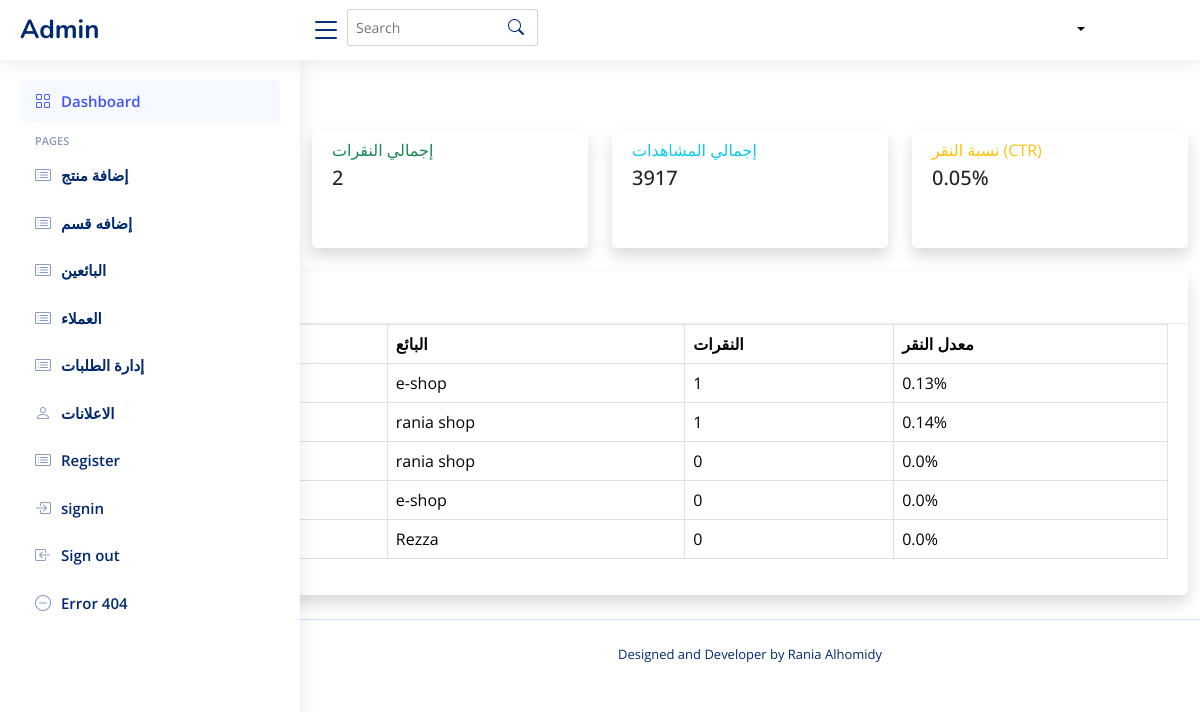
Before: /ads/stats with the older database file.
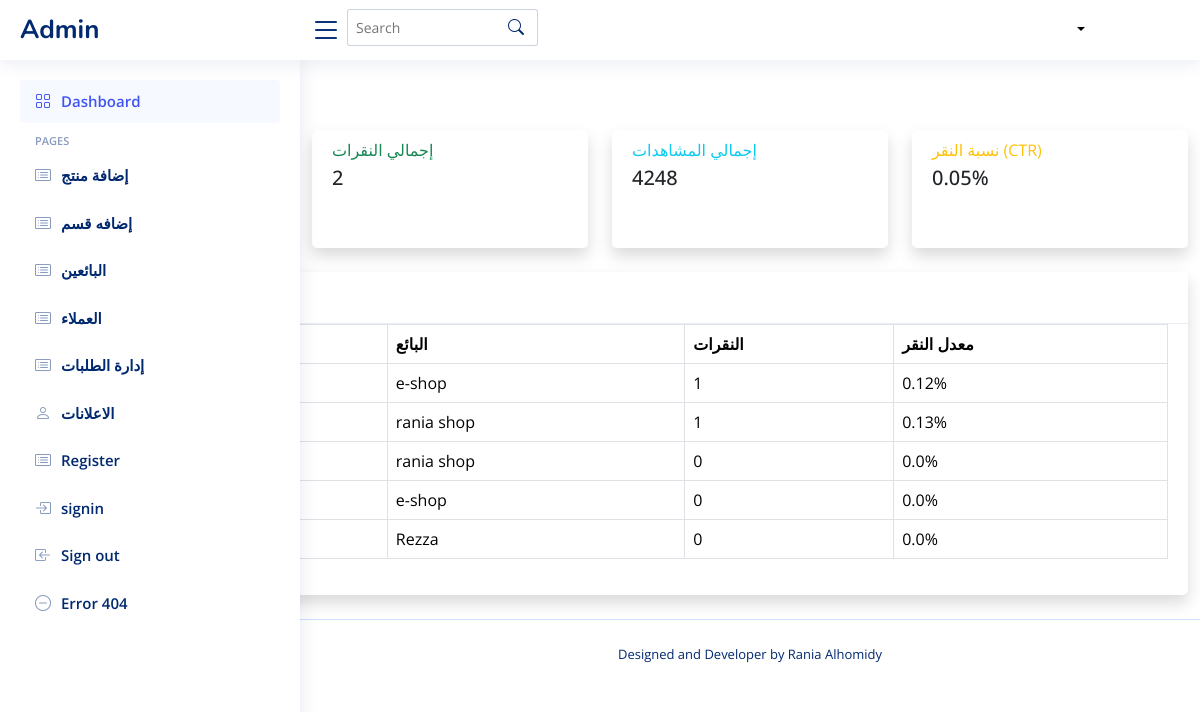
After: the same page with the newer database file.
### tables this page shows
CREATE TABLE ads (
        id INTEGER PRIMARY KEY AUTOINCREMENT,
        seller_id INTEGER NOT NULL,
        title TEXT NOT NULL,
        description TEXT,
        content_type TEXT NOT NULL,  -- 'image', 'video', 'text'
        content_path TEXT,           -- مسار الملف أو النص
        link_url TEXT NOT NULL,
        start_date TEXT NOT NULL,    -- 'YYYY-MM-DD'
        end_date TEXT NOT NULL,
        is_active INTEGER DEFAULT 1, -- 1/0
        order_index INTEGER DEFAULT 0,
        click_count INTEGER DEFAULT 0, -- إضافة عداد النقرات
        impression_count INTEGER DEFAULT 0, -- عداد المشاهدات
        priority INTEGER DEFAULT 1,   -- أولوية العرض (1-10)
        target_audience TEXT,        -- جمهور مستهدف (اختياري)
        created_at TIMESTAMP DEFAULT CURRENT_TIMESTAMP,
        FOREIGN KEY (seller_id) REFERENCES sellers(id) ON DELETE CASCADE
    );

CREATE TABLE sellers (
        id INTEGER PRIMARY KEY AUTOINCREMENT,
        name TEXT NOT NULL,
        store_name TEXT NOT NULL,
        store_image TEXT,
        address TEXT NOT NULL,  -- تمت إضافته هنا
        commercial_record TEXT,
        id_image TEXT,
        documents TEXT,
        SAddress_id INTEGER NOT NULL,
        num_id INTEGER NOT NULL,
        created_at TIMESTAMP DEFAULT CURRENT_TIMESTAMP,
        FOREIGN KEY (SAddress_id) REFERENCES seller_address(id),
        FOREIGN KEY (num_id) REFERENCES numbers(id)
    );

### ads_routes.py (the view)
@ads_bp.route('/stats')
def ads_stats():
    conn = get_db_connection()
    stats = conn.execute('''
        SELECT
            COUNT(*) as total_ads,
            SUM(click_count) as total_clicks,
            SUM(impression_count) as total_impressions
        FROM ads
    ''').fetchone()
    top_ads = conn.execute('''
        SELECT
            ads.id, ads.title, ads.click_count, ads.impression_count, sellers.store_name
        FROM ads
        JOIN sellers ON ads.seller_id = sellers.id
        ORDER BY ads.click_count DESC
        LIMIT 5
    ''').fetchall()
    conn.close()
    return render_template('admin/admin_ads_stats.html',
                           stats=stats,
                           top_ads=top_ads)

### ads_routes.py (called while the page is built)
def get_db_connection():
    conn = sqlite3.connect('database/Eshop.db')
    conn.row_factory = sqlite3.Row
    return conn

### app.py (called while the page is built)
def get_db_connection():
    conn = sqlite3.connect('database/Eshop.db') # أو sqlite3.connect(app.config['DATABASE'])
    conn.row_factory = sqlite3.Row
    return conn

@app.context_processor
def inject_categories():
    conn = get_db_connection()
    cursor = conn.cursor()
    try:
        cursor.execute("""
            SELECT id, name, parent_id, image
            FROM category
            WHERE parent_id IS NULL
            ORDER BY name
        """)
        main_categories = cursor.fetchall()
        cursor.execute("SELECT id, name, parent_id, image FROM category ORDER BY name")
        all_categories = cursor.fetchall()
        return {
            'main_categories': main_categories,
            'all_categories': all_categories
        }
    finally:
        conn.close()

@app.context_processor
def inject_sellers():
    conn = get_db_connection()
    sellers = conn.execute('SELECT id, store_name FROM sellers').fetchall()
    conn.close()
    return dict(sellers=sellers)

### templates/admin/admin_ads_stats.html (shortened to what the changed rows need)
{% include 'admin/header.html' %}
<div class="container-fluid">
    <div class="row mb-4">
        <div class="col-12">
            <h1 class="h3 mb-0">إحصائيات الإعلانات</h1>
        </div>
    </div>
    <div class="row">
        <div class="col-xl-3 col-md-6 mb-4">
            <div class="card border-left-info shadow h-100 py-2">
                <div class="card-body">
                    <div class="row no-gutters align-items-center">
                        <div class="col mr-2">
                            <div class="text-xs font-weight-bold text-info text-uppercase mb-1">
                                إجمالي المشاهدات</div>
                            <div class="h5 mb-0 font-weight-bold text-gray-800">{{ stats.total_impressions }}</div>
                        </div>
                    </div>
                </div>
            </div>
        </div>
    </div>
    <div class="row">
        <div class="col-12">
            <div class="card shadow mb-4">
                <div class="card-body">
                    <div class="table-responsive">
                        <table class="table table-bordered" width="100%" cellspacing="0">
                            <thead>
                                <tr>
                                    <th>#</th>
                                    <th>العنوان</th>
                                    <th>البائع</th>
                                    <th>النقرات</th>
                                    <th>معدل النقر</th>
                                </tr>
                            </thead>
                            <tbody>
                                {% for ad in top_ads %}
                                <tr>
                                    <td>{{ loop.index }}</td>
                                    <td>{{ ad.title }}</td>
                                    <td>{{ ad.store_name }}</td>
                                    <td>{{ ad.click_count }}</td>
                                    <td>
                                        {% if ad.impression_count > 0 %}
                                        {{ ((ad.click_count / ad.impression_count) * 100)|round(2) }}%
                                        {% else %}0%{% endif %}
                                    </td>
                                </tr>
                                {% endfor %}
                            </tbody>
                        </table>
                    </div>
                </div>
            </div>
        </div>
    </div>
</div>
{% include 'admin/footer.html' %}

Changed rows visible on the page:
changed ads (number 1 of 5 on the later page): ((ad.click_count/ad.impression_count)*100)|round(2) "0.13" → "0.12"
changed ads (number 2 of 5 on the later page): ((ad.click_count/ad.impression_count)*100)|round(2) "0.14" → "0.13"
Other visible differences:
{{ stats.total_impressions }}: "3917" → "4248"
